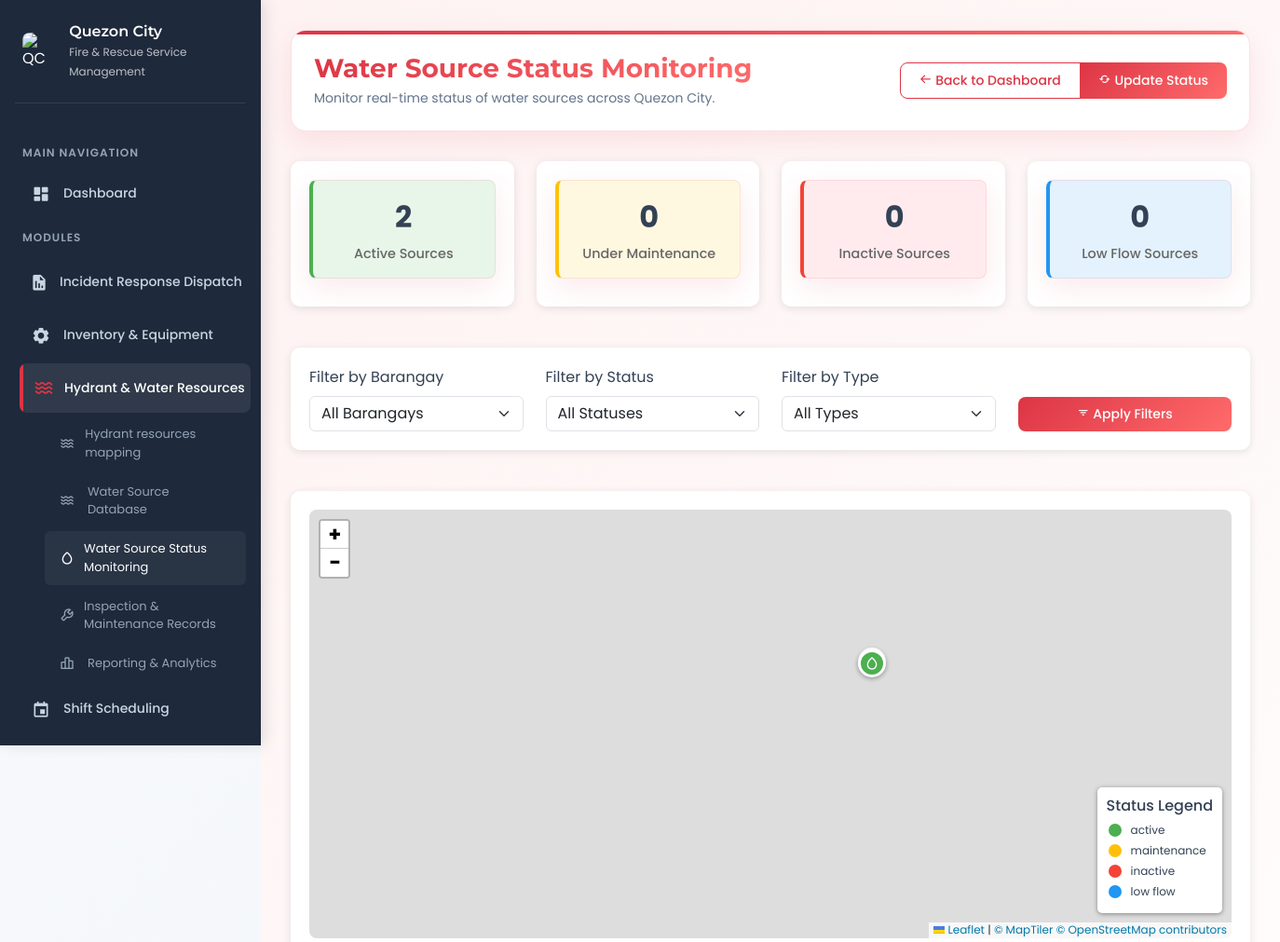
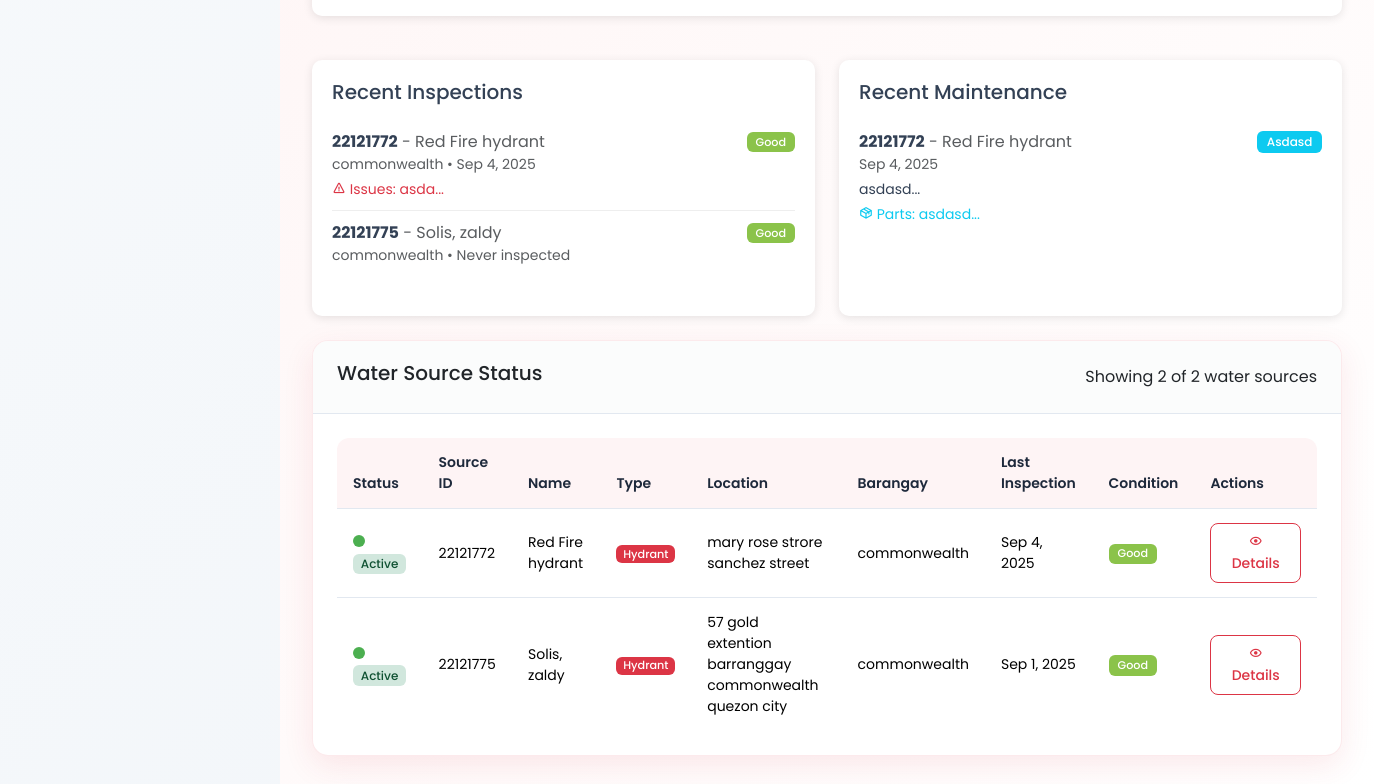
Page /Admin/HWRM/water_source_status_monitoring/wssm.php (signed in) on the committed database (2 pictures, top to bottom).
### tables this page shows
CREATE TABLE `water_source_maintenance` (
  `id` int(11) NOT NULL,
  `source_id` int(11) NOT NULL,
  `maintenance_type` varchar(50) NOT NULL,
  `performed_by` int(11) NOT NULL,
  `maintenance_date` date NOT NULL,
  `description` text NOT NULL,
  `parts_used` text DEFAULT NULL,
  `cost` decimal(10,2) DEFAULT NULL,
  `hours_spent` decimal(4,2) DEFAULT NULL,
  `created_at` timestamp NOT NULL DEFAULT current_timestamp()
);

CREATE TABLE `water_sources` (
  `id` int(11) NOT NULL,
  `source_type` enum('hydrant','reservoir','lake','river','well','storage_tank') NOT NULL,
  `source_id` varchar(50) NOT NULL,
  `name` varchar(100) NOT NULL,
  `location` varchar(255) NOT NULL,
  `barangay` varchar(100) NOT NULL,
  `latitude` decimal(10,8) NOT NULL,
  `longitude` decimal(11,8) NOT NULL,
  `capacity` int(11) DEFAULT NULL COMMENT 'In liters',
  `pressure` int(11) DEFAULT NULL COMMENT 'In PSI',
  `flow_rate` int(11) DEFAULT NULL COMMENT 'In L/min',
  `status` enum('active','inactive','maintenance','low_flow') NOT NULL DEFAULT 'active',
  `last_inspection` date DEFAULT NULL,
  `next_inspection` date DEFAULT NULL,
  `notes` text DEFAULT NULL,
  `created_at` timestamp NOT NULL DEFAULT current_timestamp(),
  `updated_at` timestamp NOT NULL DEFAULT current_timestamp() ON UPDATE current_timestamp()
);

### Admin/HWRM/water_source_status_monitoring/wssm.php (the view, shortened to what the rows shown need)
<?php
require_once 'config/database_manager.php';
try {
    $water_sources = $dbManager->fetchAll("hwrm", "SELECT * FROM water_sources ORDER BY barangay, source_id");
    $recent_maintenance = $dbManager->fetchAll("hwrm",
        "SELECT ws.source_id, ws.name, wsm.maintenance_type, wsm.maintenance_date,
                wsm.description, wsm.parts_used
         FROM water_sources ws
         JOIN water_source_maintenance wsm ON ws.id = wsm.source_id
         ORDER BY wsm.maintenance_date DESC
         LIMIT 10"
    );
} catch (Exception $e) {
    error_log("Database error: " . $e->getMessage());
    $user = ['first_name' => 'User'];
    $water_sources = [];
    $barangays = [];
    $source_types = [];
    $status_counts = [];
    $recent_inspections = [];
    $recent_maintenance = [];
    $error_message = "System temporarily unavailable. Please try again later.";
}
$filtered_sources = $water_sources;
?>
<!DOCTYPE html>
<html lang="en">
<head>
    <link href="https://cdn.jsdelivr.net/npm/bootstrap@5.3.2/dist/css/bootstrap.min.css" rel="stylesheet">
    <link href="https://unpkg.com/boxicons@2.1.4/css/boxicons.min.css" rel="stylesheet">
    <link rel="stylesheet" href="https://cdnjs.cloudflare.com/ajax/libs/animate.css/4.1.1/animate.min.css">
    <link rel="stylesheet" href="https://cdn.jsdelivr.net/npm/leaflet@1.9.4/dist/leaflet.css" />
    <link rel="stylesheet" href="css/style.css">
</head>
<body>
    <div class="dashboard-container">
        <div class="main-content">
            <div class="dashboard-header animate-fade-in">
                <div class="page-title">
                    <h1>Water Source Status Monitoring</h1>
                </div>
            </div>
            <div class="dashboard-content">
                <div class="row mb-4">
                    <div class="col-md-6">
                        <div class="activity-card">
                            <div class="activity-list">
                                <?php if (count($recent_maintenance) > 0): ?>
                                    <?php foreach ($recent_maintenance as $maintenance): ?>
                                    <div class="activity-item">
                                        <div class="d-flex justify-content-between align-items-center">
                                            <div>
                                                <strong><?php echo htmlspecialchars($maintenance['source_id']); ?></strong>
                                                <span class="text-muted">- <?php echo htmlspecialchars($maintenance['name']); ?></span>
                                            </div>
                                            <span class="badge bg-info"><?php echo ucfirst($maintenance['maintenance_type']); ?></span>
                                        </div>
                                        <div class="text-muted small">
                                            <?php echo $maintenance['maintenance_date'] ? date('M j, Y', strtotime($maintenance['maintenance_date'])) : 'No date'; ?>
                                        </div>
                                        <div class="small mt-1">
                                            <?php echo htmlspecialchars(substr($maintenance['description'], 0, 60)); ?>...
                                        </div>
                                        <?php if (!empty($maintenance['parts_used'])): ?>
                                        <div class="text-info small mt-1">
                                            <i class='bx bx-package'></i> Parts: <?php echo htmlspecialchars(substr($maintenance['parts_used'], 0, 40)); ?>...
                                        </div>
                                        <?php endif; ?>
                                    </div>
                                    <?php endforeach; ?>
                                <?php else: ?>
                                    <div class="text-center py-4">
                                        <p class="text-muted">No maintenance records found</p>
                                    </div>
                                <?php endif; ?>
                            </div>
                        </div>
                    </div>
                </div>
                <div class="row">
                    <div class="col-12">
                        <div class="card animate-fade-in">
                            <div class="card-body">
                                <div class="table-responsive">
                                    <table class="table table-hover">
                                        <thead>
                                            <tr>
                                                <th>Status</th>
                                                <th>Source ID</th>
                                                <th>Name</th>
                                                <th>Type</th>
                                                <th>Location</th>
                                                <th>Barangay</th>
                                                <th>Last Inspection</th>
                                                <th>Condition</th>
                                                <th>Actions</th>
                                            </tr>
                                        </thead>
                                        <tbody>
                                            <?php if (count($filtered_sources) > 0): ?>
                                                <?php foreach ($filtered_sources as $source): ?>
                                                <tr>
                                                    <td>
                                                        <span class="status-indicator indicator-<?php echo $source['status']; ?>"></span>
                                                        <span class="badge status-badge status-<?php echo $source['status']; ?>">
                                                            <?php echo ucfirst(str_replace('_', ' ', $source['status'])); ?>
                                                        </span>
                                                    </td>
                                                    <td><?php echo htmlspecialchars($source['source_id']); ?></td>
                                                    <td><?php echo htmlspecialchars($source['name']); ?></td>
                                                    <td>
                                                        <span class="badge source-type-badge badge-<?php echo $source['source_type']; ?>">
                                                            <?php echo ucfirst(str_replace('_', ' ', $source['source_type'])); ?>
                                                        </span>
                                                    </td>
                                                    <td><?php echo htmlspecialchars($source['location']); ?></td>
                                                    <td><?php echo htmlspecialchars($source['barangay']); ?></td>
                                                    <td><?php echo $source['last_inspection'] ? date('M j, Y', strtotime($source['last_inspection'])) : 'Never'; ?></td>
                                                    <td>
                                                        <?php
                                                        $condition = 'good';
                                                        if (!empty($source['last_inspection'])) {
                                                            $condition = 'good';
                                                        }
                                                        ?>
                                                        <span class="badge condition-badge condition-<?php echo $condition; ?>">
                                                            <?php echo ucfirst($condition); ?>
                                                        </span>
                                                    </td>
                                                    <td>
                                                        <button class="btn btn-sm btn-outline-primary view-details-btn" data-source-id="<?php echo $source['id']; ?>">
                                                            <i class='bx bx-show'></i> Details
                                                        </button>
                                                    </td>
                                                </tr>
                                                <?php endforeach; ?>
                                            <?php endif; ?>
                                        </tbody>
                                    </table>
                                </div>
                            </div>
                        </div>
                    </div>
                </div>
            </div>
        </div>
    </div>
</body>
</html>

### rows in the picture
water_source_maintenance: source.source_id "22121772", source.name "Red Fire hydrant", maintenance_type "Asdasd", maintenance_date "Sep 4, 2025", description "asdasd", parts_used "asdasd"
water_sources: status "Active", source "22121772", name "Red Fire hydrant", source_type "Hydrant", location "mary rose strore sanchez street", barangay "commonwealth", last_inspection "Sep 4, 2025", last_inspection "Good"
water_sources: status "Active", source "22121775", name "Solis, zaldy", source_type "Hydrant", location "57 gold extention barranggay commonwealth quezon city", barangay "commonwealth", last_inspection "Sep 1, 2025", last_inspection "Good"

### other values in the picture
$active_count "2"
$maintenance_count "0"
$inactive_count "0"
$low_flow_count "0"
$inspection['source_id'] "22121772"
$inspection['name'] "Red Fire hydrant"
$inspection['condition'] "Good"
$inspection['barangay'] "commonwealth"
date('M j, Y', strtotime($inspection['last_inspection_date'])) "Sep 4, 2025"
substr($inspection['issues_found'], 0, 50) "asda"
$inspection['source_id'] "22121775"
$inspection['name'] "Solis, zaldy"
count($filtered_sources) "2"
count($water_sources) "2"
